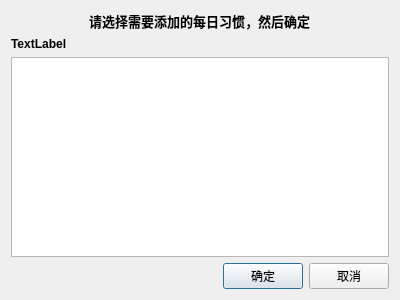
<?xml version="1.0" encoding="UTF-8"?>
<ui version="4.0">
 <class>Dialog</class>
 <widget class="QDialog" name="Dialog">
  <property name="geometry">
   <rect>
    <x>0</x>
    <y>0</y>
    <width>400</width>
    <height>300</height>
   </rect>
  </property>
  <property name="windowTitle">
   <string>添加每日习惯</string>
  </property>
  <property name="modal">
   <bool>true</bool>
  </property>
  <layout class="QGridLayout" name="gridLayout">
   <item row="3" column="1">
    <widget class="QPushButton" name="pushButton">
     <property name="sizePolicy">
      <sizepolicy hsizetype="Fixed" vsizetype="Fixed">
       <horstretch>0</horstretch>
       <verstretch>0</verstretch>
      </sizepolicy>
     </property>
     <property name="text">
      <string>确定</string>
     </property>
    </widget>
   </item>
   <item row="2" column="0" colspan="3">
    <widget class="QListWidget" name="listWidget"/>
   </item>
   <item row="0" column="0" colspan="3" alignment="Qt::AlignHCenter">
    <widget class="QLabel" name="label">
     <property name="font">
      <font>
       <pointsize>10</pointsize>
       <weight>75</weight>
       <bold>true</bold>
      </font>
     </property>
     <property name="text">
      <string notr="true">请选择需要添加的每日习惯，然后确定</string>
     </property>
     <property name="textFormat">
      <enum>Qt::AutoText</enum>
     </property>
    </widget>
   </item>
   <item row="3" column="2">
    <widget class="QPushButton" name="pushButton_2">
     <property name="sizePolicy">
      <sizepolicy hsizetype="Fixed" vsizetype="Fixed">
       <horstretch>0</horstretch>
       <verstretch>0</verstretch>
      </sizepolicy>
     </property>
     <property name="text">
      <string>取消</string>
     </property>
    </widget>
   </item>
   <item row="3" column="0">
    <spacer name="horizontalSpacer">
     <property name="orientation">
      <enum>Qt::Horizontal</enum>
     </property>
     <property name="sizeHint" stdset="0">
      <size>
       <width>217</width>
       <height>20</height>
      </size>
     </property>
    </spacer>
   </item>
   <item row="1" column="0">
    <widget class="QLabel" name="label_2">
     <property name="font">
      <font>
       <weight>75</weight>
       <bold>true</bold>
      </font>
     </property>
     <property name="text">
      <string>TextLabel</string>
     </property>
    </widget>
   </item>
  </layout>
 </widget>
 <resources/>
 <connections/>
</ui>
